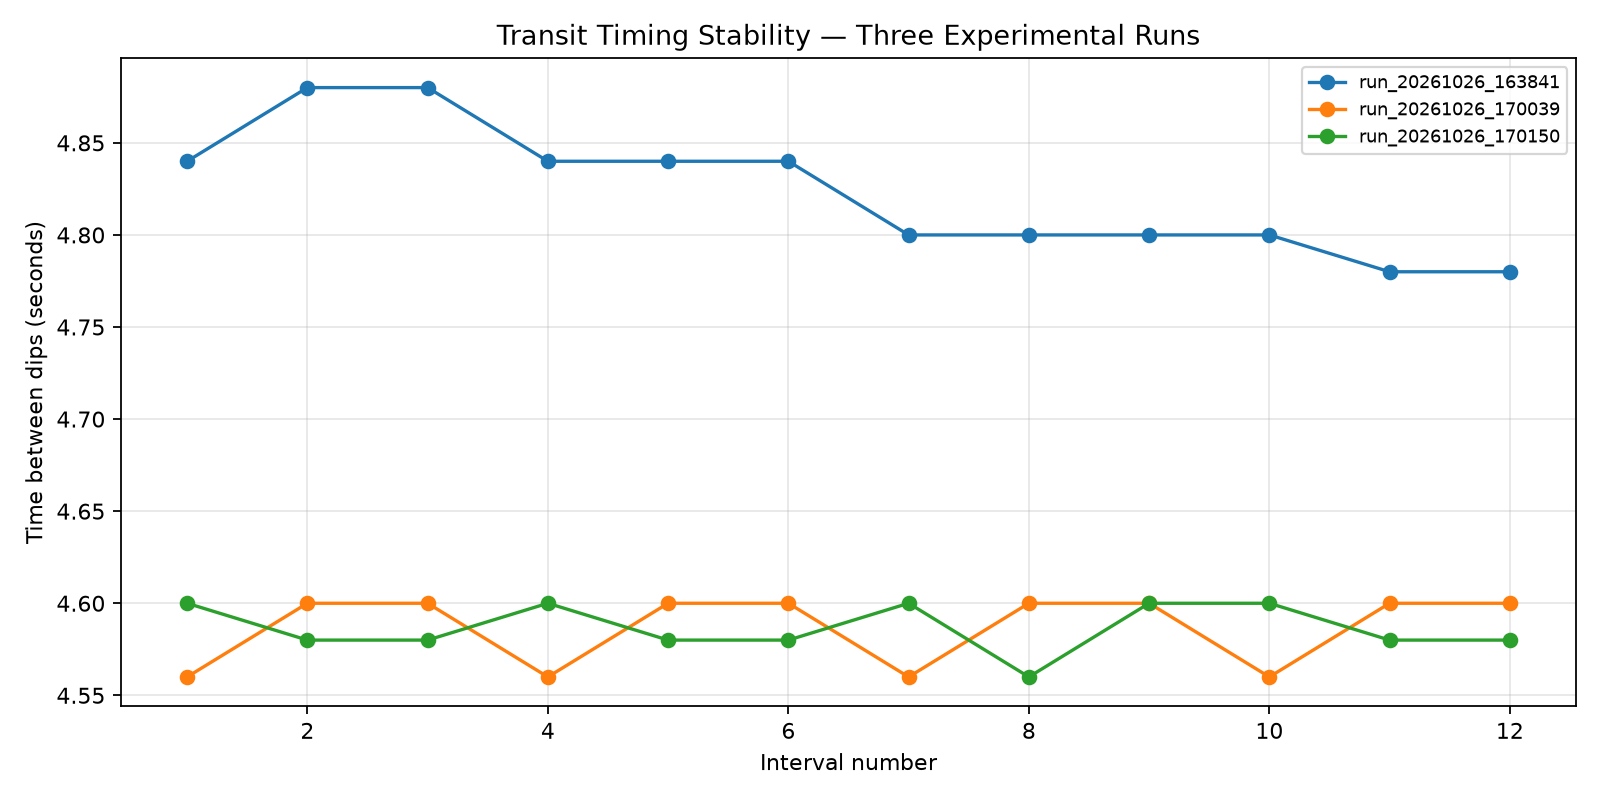

Source code (Python):
import numpy as np
import pandas as pd
from pathlib import Path
import matplotlib.pyplot as plt

files = [
    Path("data/run_20261026_163841.csv"),
    Path("data/run_20261026_170039.csv"),
    Path("data/run_20261026_170150.csv"),
]

plt.figure(figsize=(10, 5))

for path in files:
    df = pd.read_csv(path)
    t = df["time_ms"].to_numpy(dtype=float) / 1000
    y = df["brightness_pct"].to_numpy(dtype=float)

    valid = np.isfinite(t) & np.isfinite(y)
    t, y = t[valid], y[valid]
    smooth = pd.Series(y).rolling(
        3, center=True, min_periods=1
    ).median().to_numpy()

    baseline = np.percentile(smooth, 80)
    threshold = baseline - max(
        5.0, 0.30 * (baseline - np.percentile(smooth, 1))
    )
    inside = smooth < threshold
    starts = np.where(inside & ~np.r_[False, inside[:-1]])[0]
    ends = np.where(inside & ~np.r_[inside[1:], False])[0]

    dip_times = np.array([
        np.mean(t[a:b+1])
        for a, b in zip(starts, ends) if b > a
    ])
    intervals = np.diff(dip_times)

    plt.plot(
        np.arange(1, len(intervals) + 1),
        intervals,
        marker="o",
        label=path.stem
    )

plt.xlabel("Interval number")
plt.ylabel("Time between dips (seconds)")
plt.title("Transit Timing Stability — Three Experimental Runs")
plt.legend(fontsize=8)
plt.grid(True, alpha=0.3)
plt.tight_layout()
plt.savefig("timing_stability.png", dpi=160)
plt.show()
